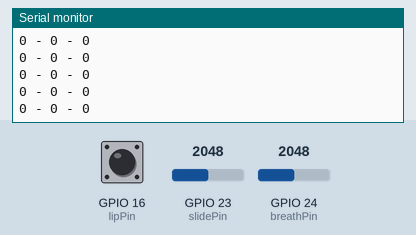
This sketch was run on a simulated ESP32. On the bench: the last lines printed to the serial monitor. Inputs (shaded band) come from the test bench; at power-on: GPIO 23 (slidePin) = 2048, GPIO 24 (breathPin) = 2048, GPIO 16 (lipPin) HIGH.

Above: at 1.2 s.
1.3 s: GPIO 23 (slidePin) set to 491
At 1.8 s:
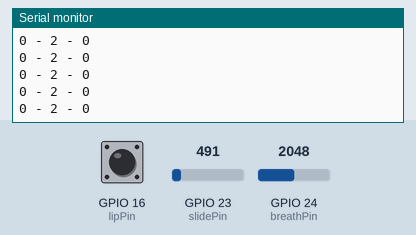
2.8 s: GPIO 24 (breathPin) set to 185
At 3.4 s:
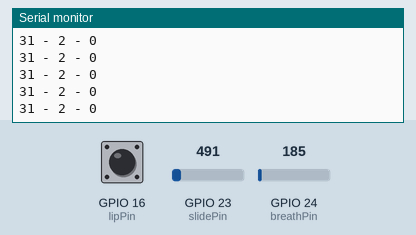
4.3 s: GPIO 24 (breathPin) set to 25
At 5.0 s:
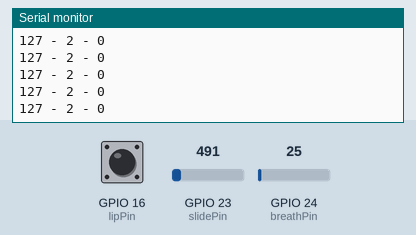
5.8 s: GPIO 23 (slidePin) set to 740
At 6.6 s:
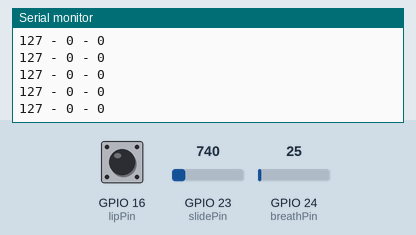
Timing chart, 0 to 8.3 s (numbered marks = the images above; inputs shaded):
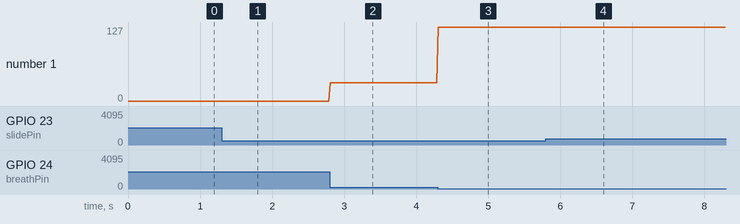

Measured:
- after the input at 1.3 s, the serial monitor: prints a new line at once (image 1)
- after the input at 2.8 s, the serial monitor: prints a new line at once (image 2)
- after the input at 4.3 s, the serial monitor: prints a new line at once (image 3)
- after the input at 5.8 s, the serial monitor: prints a new line at once (image 4)
- plotted number 1: 0 → 31 after the input at 2.8 s, 31 → 127 after the input at 4.3 s

The sketch:

TROM_02.ino.ino
```cpp
int slidePin = 23;  // reads 700 - 200
int breathPin = 24; // reads 250 - 50
int lipPin = 16;    // reads 170 - 270

int slideMin = 700;
int slideMax = 200;
int slideReading;
int lastSlideReading;
int slideOut;
int lastSlideOut;

int breathMin = 225;
int breathMax = 65;
int breathReading;
int lastBreathReading;
int breathOut;
int lastBreathOut;

int lipMin = 1900;
int lipMax = 2600;
int lipReading;
int lastLipReading;
int lipOut;
int lastLipOut;

float error;

void setup() {
  Serial.begin(9600);

}


// Helper function for the exponential filter function:
float snapCurve(float x){
  float y = 1.0 / (x + 1.0);
  y = (1.0 - y) * 2.0;
  if(y > 1.0) {
    return 1.0;
  }
  return y;
}

// Main exponential filter function. Input "snapMult" = speed setting. 0.001 = slow / 0.1 = fast:
int expFilter(int newValue, int lastValue, int resolution, float snapMult){
  unsigned int diff = abs(newValue - lastValue);
  error += ((newValue - lastValue) - error) * 0.4;
  float snap = snapCurve(diff * snapMult);
  float outputValue = lastValue;
  outputValue  += (newValue - lastValue) * snap;
  if(outputValue < 0.0){
    outputValue = 0.0;
  }
  else if(outputValue > resolution - 1){
    outputValue = resolution - 1;
  }
  return (int)outputValue;
}


void loop() {
  lastBreathReading = breathReading;
  breathReading = analogRead(breathPin);
  breathReading = expFilter(breathReading, lastBreathReading, 1024, 0.005);
  breathOut = map(breathReading, breathMin, breathMax, 0, 127);
  breathOut = constrain(breathOut, 0, 127);
  Serial.print(breathOut);
  Serial.print(" - ");

  lastSlideReading = slideReading;
  slideReading = analogRead(slidePin);
  slideReading = expFilter(slideReading, lastSlideReading, 1024, 0.005);
  slideOut = map(slideReading, slideMin, slideMax, 0, 6);
  slideOut = constrain(slideOut, 0, 6);
  Serial.print(slideOut);
  Serial.print(" - ");

  lastLipReading = lipReading;
  lipReading = touchRead(lipPin);
  lipReading = expFilter(lipReading, lastLipReading, 3000, 0.005);
  lipOut = map(lipReading, lipMin, lipMax, 0, 5);
  lipOut = constrain(lipOut, 0, 5);
  Serial.println(lipOut);

  delay(20);

}
```
